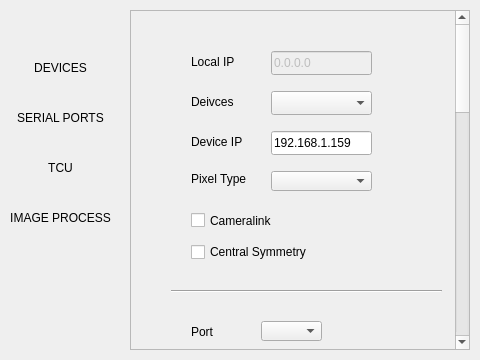
<?xml version="1.0" encoding="UTF-8"?>
<ui version="4.0">
 <class>Preferences</class>
 <widget class="QDialog" name="Preferences">
  <property name="geometry">
   <rect>
    <x>0</x>
    <y>0</y>
    <width>480</width>
    <height>360</height>
   </rect>
  </property>
  <property name="windowTitle">
   <string>Dialog</string>
  </property>
  <widget class="QTabWidget" name="PREFERENCE_TAB">
   <property name="geometry">
    <rect>
     <x>530</x>
     <y>20</y>
     <width>421</width>
     <height>321</height>
    </rect>
   </property>
   <property name="tabPosition">
    <enum>QTabWidget::West</enum>
   </property>
   <property name="currentIndex">
    <number>1</number>
   </property>
   <widget class="QWidget" name="TCU_TAB">
    <attribute name="title">
     <string>TCU</string>
    </attribute>
   </widget>
   <widget class="QWidget" name="SCAN_TAB">
    <attribute name="title">
     <string>Scan</string>
    </attribute>
    <widget class="QLineEdit" name="START_DELAY_EDIT_U">
     <property name="geometry">
      <rect>
       <x>70</x>
       <y>50</y>
       <width>31</width>
       <height>21</height>
      </rect>
     </property>
     <property name="text">
      <string/>
     </property>
     <property name="alignment">
      <set>Qt::AlignRight|Qt::AlignTrailing|Qt::AlignVCenter</set>
     </property>
    </widget>
    <widget class="QLineEdit" name="STEP_SIZE_DELAY_EDIT">
     <property name="geometry">
      <rect>
       <x>69</x>
       <y>147</y>
       <width>61</width>
       <height>21</height>
      </rect>
     </property>
     <property name="alignment">
      <set>Qt::AlignRight|Qt::AlignTrailing|Qt::AlignVCenter</set>
     </property>
    </widget>
    <widget class="QLabel" name="START_DELAY">
     <property name="geometry">
      <rect>
       <x>70</x>
       <y>30</y>
       <width>110</width>
       <height>14</height>
      </rect>
     </property>
     <property name="text">
      <string>Starting delay</string>
     </property>
    </widget>
    <widget class="QLabel" name="END_DELAY">
     <property name="geometry">
      <rect>
       <x>70</x>
       <y>80</y>
       <width>110</width>
       <height>14</height>
      </rect>
     </property>
     <property name="text">
      <string>Ending delay</string>
     </property>
    </widget>
    <widget class="QLineEdit" name="FRAME_COUNT_EDIT">
     <property name="geometry">
      <rect>
       <x>70</x>
       <y>210</y>
       <width>61</width>
       <height>21</height>
      </rect>
     </property>
     <property name="alignment">
      <set>Qt::AlignRight|Qt::AlignTrailing|Qt::AlignVCenter</set>
     </property>
    </widget>
    <widget class="QLabel" name="UNIT_US">
     <property name="geometry">
      <rect>
       <x>105</x>
       <y>53</y>
       <width>21</width>
       <height>14</height>
      </rect>
     </property>
     <property name="text">
      <string>μs</string>
     </property>
    </widget>
    <widget class="QLabel" name="UNIT_NS_2">
     <property name="geometry">
      <rect>
       <x>160</x>
       <y>103</y>
       <width>21</width>
       <height>14</height>
      </rect>
     </property>
     <property name="text">
      <string>ns</string>
     </property>
    </widget>
    <widget class="QCheckBox" name="SAVE_SCAN_ORI_CHK">
     <property name="geometry">
      <rect>
       <x>200</x>
       <y>200</y>
       <width>111</width>
       <height>20</height>
      </rect>
     </property>
     <property name="text">
      <string>original img</string>
     </property>
    </widget>
    <widget class="QLineEdit" name="END_DELAY_EDIT_U">
     <property name="geometry">
      <rect>
       <x>70</x>
       <y>100</y>
       <width>31</width>
       <height>21</height>
      </rect>
     </property>
     <property name="alignment">
      <set>Qt::AlignRight|Qt::AlignTrailing|Qt::AlignVCenter</set>
     </property>
    </widget>
    <widget class="QLabel" name="FREQ_LBL">
     <property name="geometry">
      <rect>
       <x>70</x>
       <y>240</y>
       <width>86</width>
       <height>14</height>
      </rect>
     </property>
     <property name="text">
      <string>Rep. freq.</string>
     </property>
    </widget>
    <widget class="QLabel" name="STEP_DELAY">
     <property name="geometry">
      <rect>
       <x>69</x>
       <y>127</y>
       <width>86</width>
       <height>14</height>
      </rect>
     </property>
     <property name="text">
      <string>Stepping</string>
     </property>
    </widget>
    <widget class="QLabel" name="FRAME_LBL">
     <property name="geometry">
      <rect>
       <x>70</x>
       <y>190</y>
       <width>86</width>
       <height>14</height>
      </rect>
     </property>
     <property name="text">
      <string>Frame count</string>
     </property>
    </widget>
    <widget class="QCheckBox" name="SAVE_SCAN_RES_CHK">
     <property name="geometry">
      <rect>
       <x>200</x>
       <y>230</y>
       <width>111</width>
       <height>20</height>
      </rect>
     </property>
     <property name="text">
      <string>result img</string>
     </property>
    </widget>
    <widget class="QLineEdit" name="REP_FREQ_EDIT">
     <property name="geometry">
      <rect>
       <x>70</x>
       <y>260</y>
       <width>61</width>
       <height>21</height>
      </rect>
     </property>
     <property name="alignment">
      <set>Qt::AlignRight|Qt::AlignTrailing|Qt::AlignVCenter</set>
     </property>
    </widget>
    <widget class="QLabel" name="UNIT_US_2">
     <property name="geometry">
      <rect>
       <x>105</x>
       <y>103</y>
       <width>21</width>
       <height>14</height>
      </rect>
     </property>
     <property name="text">
      <string>μs</string>
     </property>
    </widget>
    <widget class="QLineEdit" name="START_DELAY_EDIT_N">
     <property name="geometry">
      <rect>
       <x>125</x>
       <y>50</y>
       <width>31</width>
       <height>21</height>
      </rect>
     </property>
     <property name="text">
      <string/>
     </property>
     <property name="alignment">
      <set>Qt::AlignRight|Qt::AlignTrailing|Qt::AlignVCenter</set>
     </property>
    </widget>
    <widget class="QLineEdit" name="END_DELAY_EDIT_N">
     <property name="geometry">
      <rect>
       <x>125</x>
       <y>100</y>
       <width>31</width>
       <height>21</height>
      </rect>
     </property>
     <property name="alignment">
      <set>Qt::AlignRight|Qt::AlignTrailing|Qt::AlignVCenter</set>
     </property>
    </widget>
    <widget class="QLabel" name="FREQ_UNIT">
     <property name="geometry">
      <rect>
       <x>135</x>
       <y>263</y>
       <width>21</width>
       <height>14</height>
      </rect>
     </property>
     <property name="text">
      <string>kHz</string>
     </property>
    </widget>
    <widget class="QLabel" name="UNIT_NS_3">
     <property name="geometry">
      <rect>
       <x>135</x>
       <y>150</y>
       <width>21</width>
       <height>14</height>
      </rect>
     </property>
     <property name="text">
      <string>ns</string>
     </property>
    </widget>
    <widget class="QLabel" name="UNIT_NS">
     <property name="geometry">
      <rect>
       <x>160</x>
       <y>53</y>
       <width>21</width>
       <height>14</height>
      </rect>
     </property>
     <property name="text">
      <string>ns</string>
     </property>
    </widget>
    <widget class="QLineEdit" name="END_GW_EDIT_U">
     <property name="geometry">
      <rect>
       <x>190</x>
       <y>100</y>
       <width>31</width>
       <height>21</height>
      </rect>
     </property>
     <property name="alignment">
      <set>Qt::AlignRight|Qt::AlignTrailing|Qt::AlignVCenter</set>
     </property>
    </widget>
    <widget class="QLabel" name="END_GW">
     <property name="geometry">
      <rect>
       <x>190</x>
       <y>80</y>
       <width>110</width>
       <height>14</height>
      </rect>
     </property>
     <property name="text">
      <string>Ending gatewidth</string>
     </property>
    </widget>
    <widget class="QLabel" name="START_GW">
     <property name="geometry">
      <rect>
       <x>190</x>
       <y>30</y>
       <width>110</width>
       <height>14</height>
      </rect>
     </property>
     <property name="text">
      <string>Starting gatewidth</string>
     </property>
    </widget>
    <widget class="QLineEdit" name="START_GW_EDIT_U">
     <property name="geometry">
      <rect>
       <x>190</x>
       <y>50</y>
       <width>31</width>
       <height>21</height>
      </rect>
     </property>
     <property name="text">
      <string/>
     </property>
     <property name="alignment">
      <set>Qt::AlignRight|Qt::AlignTrailing|Qt::AlignVCenter</set>
     </property>
    </widget>
    <widget class="QLabel" name="UNIT_US_3">
     <property name="geometry">
      <rect>
       <x>225</x>
       <y>53</y>
       <width>21</width>
       <height>14</height>
      </rect>
     </property>
     <property name="text">
      <string>μs</string>
     </property>
    </widget>
    <widget class="QLineEdit" name="END_GW_EDIT_N">
     <property name="geometry">
      <rect>
       <x>245</x>
       <y>100</y>
       <width>31</width>
       <height>21</height>
      </rect>
     </property>
     <property name="alignment">
      <set>Qt::AlignRight|Qt::AlignTrailing|Qt::AlignVCenter</set>
     </property>
    </widget>
    <widget class="QLabel" name="UNIT_NS_4">
     <property name="geometry">
      <rect>
       <x>280</x>
       <y>103</y>
       <width>21</width>
       <height>14</height>
      </rect>
     </property>
     <property name="text">
      <string>ns</string>
     </property>
    </widget>
    <widget class="QLineEdit" name="START_GW_EDIT_N">
     <property name="geometry">
      <rect>
       <x>245</x>
       <y>50</y>
       <width>31</width>
       <height>21</height>
      </rect>
     </property>
     <property name="text">
      <string/>
     </property>
     <property name="alignment">
      <set>Qt::AlignRight|Qt::AlignTrailing|Qt::AlignVCenter</set>
     </property>
    </widget>
    <widget class="QLabel" name="UNIT_US_4">
     <property name="geometry">
      <rect>
       <x>225</x>
       <y>103</y>
       <width>21</width>
       <height>14</height>
      </rect>
     </property>
     <property name="text">
      <string>μs</string>
     </property>
    </widget>
    <widget class="QLabel" name="UNIT_NS_5">
     <property name="geometry">
      <rect>
       <x>280</x>
       <y>53</y>
       <width>21</width>
       <height>14</height>
      </rect>
     </property>
     <property name="text">
      <string>ns</string>
     </property>
    </widget>
    <widget class="QLineEdit" name="STEP_SIZE_GW_EDIT">
     <property name="geometry">
      <rect>
       <x>190</x>
       <y>150</y>
       <width>61</width>
       <height>21</height>
      </rect>
     </property>
     <property name="alignment">
      <set>Qt::AlignRight|Qt::AlignTrailing|Qt::AlignVCenter</set>
     </property>
    </widget>
    <widget class="QLabel" name="STEP_GW">
     <property name="geometry">
      <rect>
       <x>190</x>
       <y>130</y>
       <width>86</width>
       <height>14</height>
      </rect>
     </property>
     <property name="text">
      <string>Stepping</string>
     </property>
    </widget>
    <widget class="QLabel" name="UNIT_NS_6">
     <property name="geometry">
      <rect>
       <x>256</x>
       <y>153</y>
       <width>21</width>
       <height>14</height>
      </rect>
     </property>
     <property name="text">
      <string>ns</string>
     </property>
    </widget>
    <widget class="QCheckBox" name="RECONSTRUCTION_CHK">
     <property name="geometry">
      <rect>
       <x>200</x>
       <y>260</y>
       <width>141</width>
       <height>22</height>
      </rect>
     </property>
     <property name="text">
      <string>3D reconstruction</string>
     </property>
    </widget>
   </widget>
   <widget class="QWidget" name="IMG_PROC_TAB">
    <attribute name="title">
     <string>Image Process</string>
    </attribute>
   </widget>
  </widget>
  <widget class="QScrollArea" name="PREFERENCES">
   <property name="geometry">
    <rect>
     <x>130</x>
     <y>10</y>
     <width>340</width>
     <height>340</height>
    </rect>
   </property>
   <property name="widgetResizable">
    <bool>true</bool>
   </property>
   <widget class="QWidget" name="CONTENT">
    <property name="geometry">
     <rect>
      <x>0</x>
      <y>-352</y>
      <width>324</width>
      <height>1200</height>
     </rect>
    </property>
    <property name="minimumSize">
     <size>
      <width>320</width>
      <height>1200</height>
     </size>
    </property>
    <widget class="QCheckBox" name="CENTRAL_SYMM_CHK">
     <property name="geometry">
      <rect>
       <x>60</x>
       <y>230</y>
       <width>141</width>
       <height>22</height>
      </rect>
     </property>
     <property name="text">
      <string>Central Symmetry</string>
     </property>
    </widget>
    <widget class="QLabel" name="LOCAL_IP">
     <property name="geometry">
      <rect>
       <x>60</x>
       <y>43</y>
       <width>71</width>
       <height>16</height>
      </rect>
     </property>
     <property name="text">
      <string>Local IP</string>
     </property>
    </widget>
    <widget class="QLineEdit" name="IP_EDIT">
     <property name="geometry">
      <rect>
       <x>140</x>
       <y>120</y>
       <width>101</width>
       <height>24</height>
      </rect>
     </property>
     <property name="text">
      <string>192.168.1.159</string>
     </property>
    </widget>
    <widget class="QCheckBox" name="CAMERALINK_CHK">
     <property name="geometry">
      <rect>
       <x>60</x>
       <y>200</y>
       <width>91</width>
       <height>19</height>
      </rect>
     </property>
     <property name="text">
      <string>Cameralink</string>
     </property>
    </widget>
    <widget class="QComboBox" name="DEVICE_LIST">
     <property name="geometry">
      <rect>
       <x>140</x>
       <y>80</y>
       <width>101</width>
       <height>24</height>
      </rect>
     </property>
    </widget>
    <widget class="QComboBox" name="PIXEL_FORMAT_LIST">
     <property name="geometry">
      <rect>
       <x>140</x>
       <y>160</y>
       <width>101</width>
       <height>20</height>
      </rect>
     </property>
    </widget>
    <widget class="QLabel" name="DEVICES">
     <property name="geometry">
      <rect>
       <x>60</x>
       <y>83</y>
       <width>71</width>
       <height>16</height>
      </rect>
     </property>
     <property name="text">
      <string>Deivces</string>
     </property>
    </widget>
    <widget class="QLineEdit" name="LOCAL_IP_EDIT">
     <property name="enabled">
      <bool>false</bool>
     </property>
     <property name="geometry">
      <rect>
       <x>140</x>
       <y>40</y>
       <width>101</width>
       <height>24</height>
      </rect>
     </property>
     <property name="text">
      <string>0.0.0.0</string>
     </property>
    </widget>
    <widget class="QLabel" name="DEV_IP">
     <property name="geometry">
      <rect>
       <x>60</x>
       <y>123</y>
       <width>71</width>
       <height>16</height>
      </rect>
     </property>
     <property name="text">
      <string>Device IP</string>
     </property>
    </widget>
    <widget class="QLabel" name="PIXEL_TYPE">
     <property name="geometry">
      <rect>
       <x>60</x>
       <y>160</y>
       <width>71</width>
       <height>16</height>
      </rect>
     </property>
     <property name="text">
      <string>Pixel Type</string>
     </property>
    </widget>
    <widget class="Line" name="SEP_1">
     <property name="geometry">
      <rect>
       <x>40</x>
       <y>270</y>
       <width>271</width>
       <height>20</height>
      </rect>
     </property>
     <property name="orientation">
      <enum>Qt::Horizontal</enum>
     </property>
    </widget>
    <widget class="QCheckBox" name="TCP_SERVER_CHK">
     <property name="geometry">
      <rect>
       <x>60</x>
       <y>420</y>
       <width>121</width>
       <height>22</height>
      </rect>
     </property>
     <property name="text">
      <string>Use TCP server</string>
     </property>
    </widget>
    <widget class="QLineEdit" name="COM_DATA_EDT">
     <property name="geometry">
      <rect>
       <x>60</x>
       <y>480</y>
       <width>181</width>
       <height>21</height>
      </rect>
     </property>
     <property name="text">
      <string>88 1F 00 00 00 00 99</string>
     </property>
     <property name="alignment">
      <set>Qt::AlignRight|Qt::AlignTrailing|Qt::AlignVCenter</set>
     </property>
    </widget>
    <widget class="QComboBox" name="COM_LIST">
     <property name="geometry">
      <rect>
       <x>130</x>
       <y>310</y>
       <width>61</width>
       <height>20</height>
      </rect>
     </property>
    </widget>
    <widget class="QLabel" name="BAUDRATE">
     <property name="geometry">
      <rect>
       <x>60</x>
       <y>353</y>
       <width>61</width>
       <height>16</height>
      </rect>
     </property>
     <property name="text">
      <string>Baudrate</string>
     </property>
    </widget>
    <widget class="QComboBox" name="BAUDRATE_LIST">
     <property name="geometry">
      <rect>
       <x>130</x>
       <y>350</y>
       <width>72</width>
       <height>20</height>
      </rect>
     </property>
    </widget>
    <widget class="QLabel" name="SERIAL_PORT">
     <property name="geometry">
      <rect>
       <x>60</x>
       <y>313</y>
       <width>41</width>
       <height>16</height>
      </rect>
     </property>
     <property name="text">
      <string>Port</string>
     </property>
    </widget>
    <widget class="QLabel" name="CUSTOM_DATA">
     <property name="geometry">
      <rect>
       <x>60</x>
       <y>460</y>
       <width>91</width>
       <height>16</height>
      </rect>
     </property>
     <property name="text">
      <string>Custom data</string>
     </property>
    </widget>
    <widget class="QCheckBox" name="SHARE_CHK">
     <property name="geometry">
      <rect>
       <x>60</x>
       <y>390</y>
       <width>161</width>
       <height>22</height>
      </rect>
     </property>
     <property name="text">
      <string>Use TCU port for all</string>
     </property>
     <property name="checked">
      <bool>false</bool>
     </property>
    </widget>
    <widget class="Line" name="SEP_2">
     <property name="geometry">
      <rect>
       <x>30</x>
       <y>520</y>
       <width>271</width>
       <height>20</height>
      </rect>
     </property>
     <property name="orientation">
      <enum>Qt::Horizontal</enum>
     </property>
    </widget>
    <widget class="Line" name="SEP_3">
     <property name="geometry">
      <rect>
       <x>30</x>
       <y>800</y>
       <width>271</width>
       <height>20</height>
      </rect>
     </property>
     <property name="orientation">
      <enum>Qt::Horizontal</enum>
     </property>
    </widget>
    <widget class="QLineEdit" name="FAST_GF_EDIT">
     <property name="geometry">
      <rect>
       <x>150</x>
       <y>1150</y>
       <width>31</width>
       <height>24</height>
      </rect>
     </property>
     <property name="alignment">
      <set>Qt::AlignRight|Qt::AlignTrailing|Qt::AlignVCenter</set>
     </property>
    </widget>
    <widget class="QLabel" name="ACCU_BASE">
     <property name="geometry">
      <rect>
       <x>150</x>
       <y>830</y>
       <width>81</width>
       <height>16</height>
      </rect>
     </property>
     <property name="text">
      <string>Accu. base</string>
     </property>
    </widget>
    <widget class="QLabel" name="HIGH_OUT">
     <property name="geometry">
      <rect>
       <x>230</x>
       <y>1010</y>
       <width>60</width>
       <height>14</height>
      </rect>
     </property>
     <property name="text">
      <string>high out</string>
     </property>
    </widget>
    <widget class="QLabel" name="HIGH_IN">
     <property name="geometry">
      <rect>
       <x>150</x>
       <y>1010</y>
       <width>60</width>
       <height>14</height>
      </rect>
     </property>
     <property name="text">
      <string>high in</string>
     </property>
    </widget>
    <widget class="QLabel" name="SKY_TOLERANCE">
     <property name="geometry">
      <rect>
       <x>230</x>
       <y>1070</y>
       <width>61</width>
       <height>16</height>
      </rect>
     </property>
     <property name="text">
      <string>Sky Tol.</string>
     </property>
    </widget>
    <widget class="QLineEdit" name="LOW_IN_EDIT">
     <property name="geometry">
      <rect>
       <x>150</x>
       <y>970</y>
       <width>51</width>
       <height>21</height>
      </rect>
     </property>
     <property name="alignment">
      <set>Qt::AlignRight|Qt::AlignTrailing|Qt::AlignVCenter</set>
     </property>
    </widget>
    <widget class="QLineEdit" name="ACCU_BASE_EDIT">
     <property name="geometry">
      <rect>
       <x>150</x>
       <y>850</y>
       <width>51</width>
       <height>21</height>
      </rect>
     </property>
     <property name="alignment">
      <set>Qt::AlignRight|Qt::AlignTrailing|Qt::AlignVCenter</set>
     </property>
    </widget>
    <widget class="QLineEdit" name="SKY_TOLERANCE_EDIT">
     <property name="geometry">
      <rect>
       <x>230</x>
       <y>1090</y>
       <width>51</width>
       <height>21</height>
      </rect>
     </property>
     <property name="alignment">
      <set>Qt::AlignRight|Qt::AlignTrailing|Qt::AlignVCenter</set>
     </property>
    </widget>
    <widget class="QLabel" name="LOW_IN">
     <property name="geometry">
      <rect>
       <x>150</x>
       <y>950</y>
       <width>60</width>
       <height>13</height>
      </rect>
     </property>
     <property name="text">
      <string>low in</string>
     </property>
    </widget>
    <widget class="QLabel" name="FAST_GF">
     <property name="geometry">
      <rect>
       <x>150</x>
       <y>1130</y>
       <width>61</width>
       <height>16</height>
      </rect>
     </property>
     <property name="text">
      <string>Fast gf</string>
     </property>
    </widget>
    <widget class="QLineEdit" name="DEHAZE_PCT_EDIT">
     <property name="geometry">
      <rect>
       <x>150</x>
       <y>1090</y>
       <width>51</width>
       <height>21</height>
      </rect>
     </property>
     <property name="alignment">
      <set>Qt::AlignRight|Qt::AlignTrailing|Qt::AlignVCenter</set>
     </property>
    </widget>
    <widget class="QLineEdit" name="GAMMA_EDIT">
     <property name="geometry">
      <rect>
       <x>150</x>
       <y>910</y>
       <width>51</width>
       <height>21</height>
      </rect>
     </property>
     <property name="alignment">
      <set>Qt::AlignRight|Qt::AlignTrailing|Qt::AlignVCenter</set>
     </property>
    </widget>
    <widget class="QLabel" name="DEHAZE_PCT">
     <property name="geometry">
      <rect>
       <x>150</x>
       <y>1070</y>
       <width>71</width>
       <height>16</height>
      </rect>
     </property>
     <property name="text">
      <string>Dehaze %</string>
     </property>
    </widget>
    <widget class="QLabel" name="LOW_OUT">
     <property name="geometry">
      <rect>
       <x>230</x>
       <y>950</y>
       <width>60</width>
       <height>14</height>
      </rect>
     </property>
     <property name="text">
      <string>low out</string>
     </property>
    </widget>
    <widget class="QLineEdit" name="HIGH_OUT_EDIT">
     <property name="geometry">
      <rect>
       <x>230</x>
       <y>1030</y>
       <width>51</width>
       <height>21</height>
      </rect>
     </property>
     <property name="alignment">
      <set>Qt::AlignRight|Qt::AlignTrailing|Qt::AlignVCenter</set>
     </property>
    </widget>
    <widget class="QLineEdit" name="HIGH_IN_EDIT">
     <property name="geometry">
      <rect>
       <x>150</x>
       <y>1030</y>
       <width>51</width>
       <height>21</height>
      </rect>
     </property>
     <property name="alignment">
      <set>Qt::AlignRight|Qt::AlignTrailing|Qt::AlignVCenter</set>
     </property>
    </widget>
    <widget class="QLabel" name="GAMMA">
     <property name="geometry">
      <rect>
       <x>150</x>
       <y>890</y>
       <width>60</width>
       <height>14</height>
      </rect>
     </property>
     <property name="text">
      <string>Gamma</string>
     </property>
    </widget>
    <widget class="QLineEdit" name="LOW_OUT_EDIT">
     <property name="geometry">
      <rect>
       <x>230</x>
       <y>970</y>
       <width>51</width>
       <height>21</height>
      </rect>
     </property>
     <property name="alignment">
      <set>Qt::AlignRight|Qt::AlignTrailing|Qt::AlignVCenter</set>
     </property>
    </widget>
    <widget class="QCheckBox" name="LASER_CHK_4">
     <property name="geometry">
      <rect>
       <x>210</x>
       <y>760</y>
       <width>32</width>
       <height>20</height>
      </rect>
     </property>
     <property name="text">
      <string>4</string>
     </property>
    </widget>
    <widget class="QComboBox" name="UNIT_LIST">
     <property name="geometry">
      <rect>
       <x>135</x>
       <y>630</y>
       <width>45</width>
       <height>22</height>
      </rect>
     </property>
    </widget>
    <widget class="QLineEdit" name="MAX_DIST_EDT">
     <property name="geometry">
      <rect>
       <x>60</x>
       <y>685</y>
       <width>101</width>
       <height>21</height>
      </rect>
     </property>
     <property name="alignment">
      <set>Qt::AlignRight|Qt::AlignTrailing|Qt::AlignVCenter</set>
     </property>
    </widget>
    <widget class="QCheckBox" name="AUTO_REP_FREQ_CHK">
     <property name="geometry">
      <rect>
       <x>60</x>
       <y>560</y>
       <width>91</width>
       <height>20</height>
      </rect>
     </property>
     <property name="text">
      <string>Auto PRF</string>
     </property>
    </widget>
    <widget class="QLabel" name="LASER">
     <property name="geometry">
      <rect>
       <x>60</x>
       <y>723</y>
       <width>91</width>
       <height>16</height>
      </rect>
     </property>
     <property name="text">
      <string>Laser Toggle</string>
     </property>
    </widget>
    <widget class="QCheckBox" name="LASER_CHK_1">
     <property name="geometry">
      <rect>
       <x>170</x>
       <y>740</y>
       <width>32</width>
       <height>20</height>
      </rect>
     </property>
     <property name="text">
      <string>1</string>
     </property>
    </widget>
    <widget class="QLabel" name="BASE_UNIT">
     <property name="geometry">
      <rect>
       <x>60</x>
       <y>633</y>
       <width>70</width>
       <height>14</height>
      </rect>
     </property>
     <property name="text">
      <string>Base unit</string>
     </property>
    </widget>
    <widget class="QCheckBox" name="LASER_CHK_2">
     <property name="geometry">
      <rect>
       <x>210</x>
       <y>740</y>
       <width>32</width>
       <height>20</height>
      </rect>
     </property>
     <property name="text">
      <string>2</string>
     </property>
    </widget>
    <widget class="QLabel" name="REP_FREQ_UNIT">
     <property name="geometry">
      <rect>
       <x>60</x>
       <y>603</y>
       <width>70</width>
       <height>14</height>
      </rect>
     </property>
     <property name="text">
      <string>Rep. freq</string>
     </property>
    </widget>
    <widget class="QLabel" name="MAX_DIST">
     <property name="geometry">
      <rect>
       <x>60</x>
       <y>670</y>
       <width>126</width>
       <height>14</height>
      </rect>
     </property>
     <property name="text">
      <string>MAX delay</string>
     </property>
    </widget>
    <widget class="QCheckBox" name="LASER_CHK_3">
     <property name="geometry">
      <rect>
       <x>170</x>
       <y>760</y>
       <width>32</width>
       <height>20</height>
      </rect>
     </property>
     <property name="text">
      <string>3</string>
     </property>
    </widget>
    <widget class="QCheckBox" name="AUTO_MCP_CHK">
     <property name="geometry">
      <rect>
       <x>160</x>
       <y>560</y>
       <width>81</width>
       <height>19</height>
      </rect>
     </property>
     <property name="text">
      <string>Auto MCP</string>
     </property>
    </widget>
    <widget class="QLabel" name="MAX_DIST_UNIT">
     <property name="geometry">
      <rect>
       <x>165</x>
       <y>690</y>
       <width>21</width>
       <height>14</height>
      </rect>
     </property>
     <property name="text">
      <string>ns</string>
     </property>
    </widget>
    <widget class="QCheckBox" name="LASER_ENABLE_CHK">
     <property name="geometry">
      <rect>
       <x>60</x>
       <y>750</y>
       <width>78</width>
       <height>22</height>
      </rect>
     </property>
     <property name="text">
      <string>enable</string>
     </property>
    </widget>
    <widget class="QComboBox" name="HZ_LIST">
     <property name="geometry">
      <rect>
       <x>135</x>
       <y>600</y>
       <width>45</width>
       <height>22</height>
      </rect>
     </property>
    </widget>
    <widget class="QLabel" name="ACCUMULATIVE">
     <property name="geometry">
      <rect>
       <x>30</x>
       <y>840</y>
       <width>101</width>
       <height>16</height>
      </rect>
     </property>
     <property name="text">
      <string>accumulative</string>
     </property>
    </widget>
    <widget class="QLabel" name="GAMMA_BASED">
     <property name="geometry">
      <rect>
       <x>30</x>
       <y>910</y>
       <width>101</width>
       <height>16</height>
      </rect>
     </property>
     <property name="text">
      <string>gamma-based</string>
     </property>
    </widget>
    <widget class="QLabel" name="ADAPTIVE">
     <property name="geometry">
      <rect>
       <x>30</x>
       <y>970</y>
       <width>101</width>
       <height>16</height>
      </rect>
     </property>
     <property name="text">
      <string>adaptive</string>
     </property>
    </widget>
    <widget class="QLabel" name="DCP_RELATED">
     <property name="geometry">
      <rect>
       <x>30</x>
       <y>1090</y>
       <width>101</width>
       <height>16</height>
      </rect>
     </property>
     <property name="text">
      <string>DCP related</string>
     </property>
    </widget>
   </widget>
  </widget>
  <widget class="QLabel" name="DEVICES_TAB">
   <property name="geometry">
    <rect>
     <x>10</x>
     <y>60</y>
     <width>101</width>
     <height>16</height>
    </rect>
   </property>
   <property name="text">
    <string>DEVICES</string>
   </property>
   <property name="alignment">
    <set>Qt::AlignCenter</set>
   </property>
  </widget>
  <widget class="QLabel" name="SERIAL_TAB">
   <property name="geometry">
    <rect>
     <x>10</x>
     <y>110</y>
     <width>101</width>
     <height>16</height>
    </rect>
   </property>
   <property name="text">
    <string>SERIAL PORTS</string>
   </property>
   <property name="alignment">
    <set>Qt::AlignCenter</set>
   </property>
  </widget>
  <widget class="QLabel" name="label">
   <property name="geometry">
    <rect>
     <x>10</x>
     <y>160</y>
     <width>101</width>
     <height>16</height>
    </rect>
   </property>
   <property name="text">
    <string>TCU</string>
   </property>
   <property name="alignment">
    <set>Qt::AlignCenter</set>
   </property>
  </widget>
  <widget class="QLabel" name="label_2">
   <property name="geometry">
    <rect>
     <x>10</x>
     <y>210</y>
     <width>101</width>
     <height>16</height>
    </rect>
   </property>
   <property name="text">
    <string>IMAGE PROCESS</string>
   </property>
   <property name="alignment">
    <set>Qt::AlignCenter</set>
   </property>
  </widget>
 </widget>
 <resources/>
 <connections/>
</ui>
